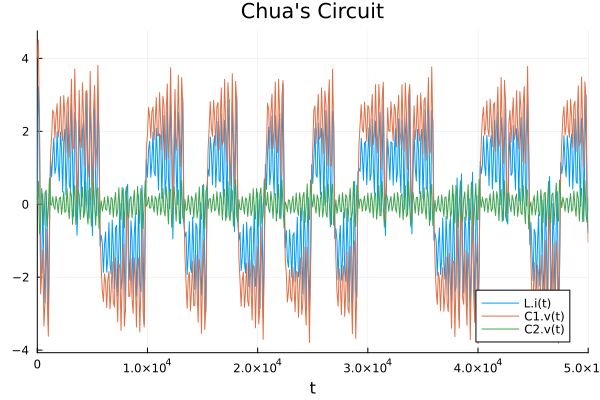

Reproduce this figure in Julia.
## Imports.
using OrdinaryDiffEq
using ModelingToolkit
using ModelingToolkitStandardLibrary.Electrical
using ModelingToolkitStandardLibrary.Electrical: OnePort
using DataFrames
using Statistics
using StatsPlots
##


## Define model components.
@parameters t
function NonLinearResistor(; name, Ga, Gb, Ve)
    @named oneport = OnePort()
    @unpack v, i = oneport
    pars = @parameters Ga = Ga Gb = Gb Ve = Ve
    eqs = [
        i ~ ifelse(v < -Ve,
                Gb * (v + Ve) - Ga * Ve,
                ifelse(v > Ve,
                    Gb * (v - Ve) + Ga * Ve,
                    Ga * v,
                ),
            )
    ]
    extend(ODESystem(eqs, t, [], pars; name=name), oneport)
end
##

## Create model components.
@named L = Inductor(L=18)
@named R = Resistor(R=12.5e-3)
@named G = Conductor(G=0.565)
@named C1 = Capacitor(C=10, v_start=4)
@named C2 = Capacitor(C=100)
@named Nr = NonLinearResistor(
    Ga = -0.757576,
    Gb = -0.409091,
    Ve = 1
)
@named Gnd = Ground()
##

## Define the connections between the components.
connections = [
    connect(L.p, G.p)
    connect(G.n, Nr.p)
    connect(Nr.n, Gnd.g)
    connect(C1.p, G.n)
    connect(L.n, R.p)
    connect(G.p, C2.p)
    connect(C1.n, Gnd.g)
    connect(C2.n, Gnd.g)
    connect(R.n, Gnd.g)
]
##

## Solve model.
@named model = ODESystem(connections, t,
                        systems=[L, R, G, C1, C2, Nr, Gnd])
sys = structural_simplify(model)
prob = ODEProblem(sys, Pair[], (0, 5e4), saveat=100)
sol = solve(prob, Rodas4())
##

## Visualize.
gr()
plot(sol, title="Chua's Circuit")
savefig("chua.png")
##

## And as a refresher:
p1 = density([12.5e-3, 12.5e-3], [0.0, 300],
            lw=3, color=:green, label="True value: R", linestyle=:dash)
p2 = density([10, 10], [0.0, 1],
            lw=3, color=:red, label="True value: C1", linestyle=:dash)
p3 = density([100, 100], [0.0, 0.15],
            lw=3, color=:purple, label="True value: C2", linestyle=:dash)

l = @layout [a b c]
plot(p1, p2, p3, layout = l)
##
